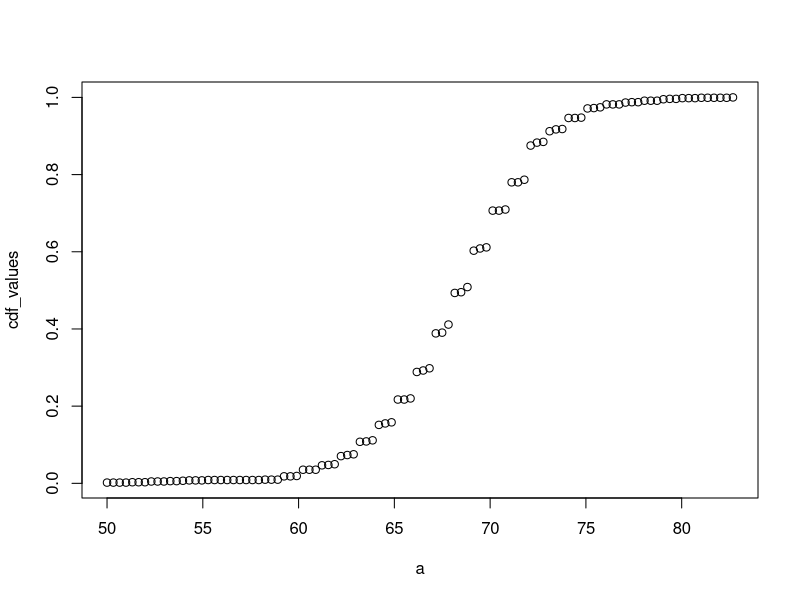

Here is the R script that generated this plot:
## Library do curso que contem os datasets
library(dslabs)
library(dplyr)
## Dataset utilizdo que trata de alturas de pessoas
data("heights")
head(heights)

## Proporção de cada grupo no data set
prop.table(table(heights$sex))

## Função de frequencia acumulada
a <- seq(min(heights$height), max(heights$height), length = 100)    # define range of values spanning the dataset
cdf_function <- function(x) {    # computes prob. for a single value
    mean(heights$height <= x)
}
cdf_values <- sapply(a, cdf_function)
plot(a, cdf_values)
